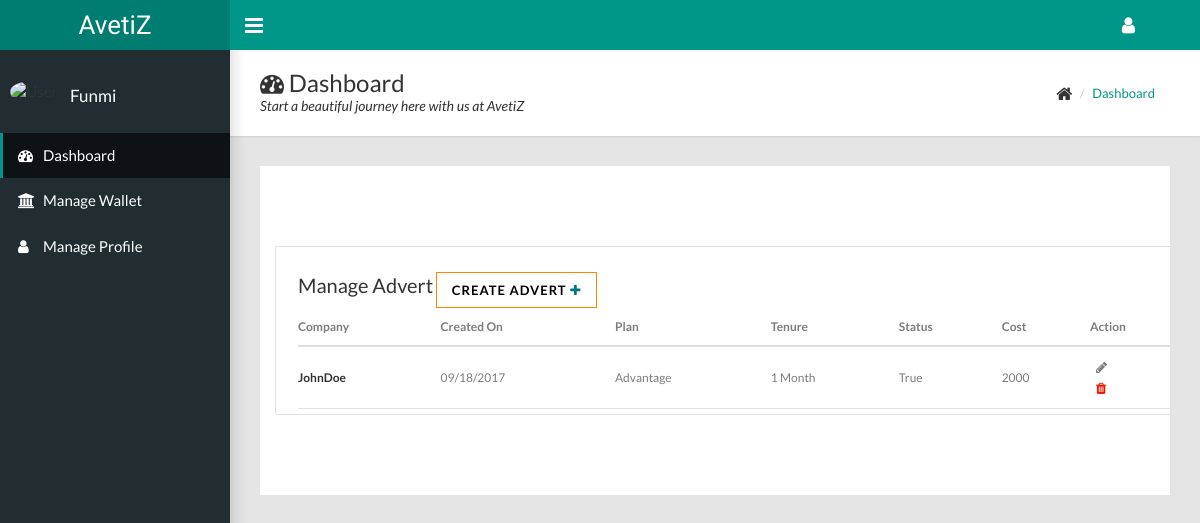
The page /dashboard/advert_list/ (signed in) on the database its author committed.
### advert/models.py (models this page shows, shortened)
class Advert(models.Model):
	company=models.CharField(max_length=70)
	advert_banner=models.ImageField(upload_to='media')
	advert_desc=models.TextField()
	duration=models.CharField(max_length=50,null=True, choices=(('1 Week', '1 Week'), ('1 Month', '1 Month'),('Quaterly', 'Quaterly'), ('Anually', 'Anually')))
	status=models.BooleanField(default=False)
	publisher=models.ForeignKey(User, null=True)
	payt_status=models.BooleanField(default=False)
	created_on=models.DateField(auto_now=True)
	plan=models.ForeignKey(advertPlan, null=True)
	advert_cost=models.IntegerField(null=True)
	link=models.URLField(null=True)

class advertPlan(models.Model):
	name=models.CharField(max_length=50, null=True)
	cost=models.IntegerField(null=True)

### advert/views.py (the view)
class AdvertListView(LoginRequiredMixin,ListView):
	model=Advert
	template_name='advert/advert.html'
	login_url='account/login'
	context_object_name='adverts'
	def get_queryset(self):
		return Advert.objects.filter(publisher=self.request.user)

### advert/templates/advert/advert.html (shortened to what this page needs)
{% extends 'advert/base.html' %}
{% block content %}
<main id="maincontent">
  <section class="manage">
    <div class="container">
      <div class="row">
      	<div class="col-md-10 js-post-list ">
      	<div class="panel-body">
		  <div class="job_title">Manage Advert</div>
		  <button class="createbtn btn btn-primary js-add-advert " data-url="{% url 'advert:create_advert' %}">Create Advert <i class="fa fa-plus" style="color:#017583;"></i></button>
		    <table class="table" id="product-table">
		      <thead >
		      	<tr>
			          <th class="mobile_no"><strong>Company</strong></th>
			          <th class="mobile_no"><strong>Created On</strong></th>
			          <th class=""><strong>Plan</strong></th>
			          <th><strong>Tenure</strong></th>
			          <th><strong>Status</strong></th>
			          <th><strong>Cost</strong></th>
			          <th><strong>Action</strong></th>
			    </tr>
		      </thead>
		      <tbody>
          			{% include 'advert/includes/partial_advert_list.html' %}
			   </tbody>
			</table>
			</div>
         </div>
      </div>
    </div>
  </section>
</main>
{% endblock %}

### advert/templates/advert/base.html (shortened to what this page needs)
{% load static %}
<!DOCTYPE html>
<html>
  <head>
    <link rel="stylesheet" type="text/css" href="{% static 'css/main.css' %}">
     <link rel="stylesheet" type="text/css" href="{% static 'css/dash.css' %}">
    <link rel="stylesheet" type="text/css" href="https://maxcdn.bootstrapcdn.com/font-awesome/4.7.0/css/font-awesome.min.css">
  </head>
  <body class="sidebar-mini fixed">
    <div class="wrapper">
      <header class="main-header hidden-print"><a class="logo" href="{% url 'blog:post_list' %}">AvetiZ</a>
        <nav class="navbar navbar-static-top">
          <a class="sidebar-toggle" href="#" data-toggle="offcanvas"></a>
          <div class="navbar-custom-menu">
            <ul class="top-nav">
              <li class="dropdown"><a class="dropdown-toggle" href="#" data-toggle="dropdown" role="button" aria-haspopup="true" aria-expanded="false"><i class="fa fa-user fa-lg"></i></a>
              </li>
            </ul>
          </div>
        </nav>
      </header>
      <aside class="main-sidebar hidden-print">
        <section class="sidebar">
          <div class="user-panel">
            <div class="pull-left image"><img class="img-circle" src="https://s3.amazonaws.com/uifaces/faces/twitter/jsa/48.jpg" alt="User Image"></div>
            <div class="pull-left info">
              <p style="text-transform:capitalize;" >{{request.user.first_name}}</p>
            </div>
          </div>
          <ul class="sidebar-menu">
            <li class="active"><a href="{% url 'advert:dashboard' %}"><i class="fa fa-dashboard"></i><span>Dashboard</span></a></li>
            <li><a href="{% url 'advert:transaction_list' %}"><i class="fa fa-bank"></i><span>Manage Wallet</span></a></li>
            <li><a href="{% url 'advert:profile' %}"><i class="fa fa-user"></i><span>Manage Profile</span></a></li>
          </ul>
        </section>
      </aside>
      {% if xyzw %}
        {% block profile %}{% endblock %}
      {% else %}
      <div class="content-wrapper">
        <div class="page-title">
          <div>
            <h1><i class="fa fa-dashboard"></i> Dashboard</h1>
            <p>Start a beautiful journey here with us at AvetiZ</p>
          </div>
          <div>
            <ul class="breadcrumb">
              <li><i class="fa fa-home fa-lg"></i></li>
              <li><a href="{% url 'advert:dashboard'%}">Dashboard</a></li>
            </ul>
          </div>
        </div>
        {% block content %}{% endblock %}
      </div>
    {% endif %}
    </div>
  </body>
</html>

### advert/templates/advert/includes/partial_advert_list.html
  {% for advert in adverts %}
        <tr>
          <td class="mobile_no"><h1><strong>{{advert.company}}</strong></h1></td>
          <td class="mobile_no">{{advert.created_on|date:"SHORT_DATE_FORMAT"}}</td>
          <td class="">{{advert.plan.name}}</td>
          <td>{{advert.duration}}</td>
          <td>{{advert.status}}</td>
          <td>{{advert.advert_cost}}</td>
          <td> <button data-toggle="tooltip"  title="Edit Advert" data-url="{% url 'advert:update_advert' advert.id %}"  class="js-update-product buttonicon"><span><i  class="fa fa-pencil" ></i></span></button>
          <br>
          <button data-toggle="tooltip"  title="Delete Advert" data-url="{% url 'advert:delete_advert' advert.id %}"  class="js-delete-product buttonicon"><span><i style="color:#f11300 ; " class="fa fa-trash"></i></span></button>
          <br>
          </td>
        </tr>
{% endfor %}

### blog/static/css/dash.css (style rules this page uses)
a { text-decoration: none; }
#maincontent { padding: 80px 0px; position: relative; overflow: hidden; float: left; width: 100%; }
.manage .panel-body { padding-bottom: 5px; }
.panel-body { border: solid 1px #e1e1e1; border-radius: 2px; padding: 22px; position: relative; }
.job_title { color: #333; font-size: 20px; line-height: 33px; font-weight: 500; display:inline; }
.table { margin-bottom: 0px; }
tr { border-bottom: solid 1px #e1e1e1; }
.manage .table>thead>tr>th { padding-left: 0px; }
.table>thead>tr>th { font-size: 13px; color: #333; }
.table>tbody>tr>td, .table>tbody>tr>th, .table>tfoot>tr>td, .table>tfoot>tr>th, .table>thead>tr>td, .table>thead>tr>th { border-top: 0px; font-size: 12px; vertical-align: middle; color: #7d7d7d; padding: 10px; padding-left: 0px; }
.table>tbody>tr>td h1 { font-size: 12px; color: #333; line-height: 30px; font-weight: 500; margin: 0px; }
.table>tbody>tr>td span { color: #7d7d7d; font-size: 13px; display: block; }
.createbtn { border-radius:0px; background:transparent; border-style: solid; border-color: #ff8800; border-width: 1px; color:#000; }
.buttonicon { background-color: transparent; border-style: none; }
#maincontent { background-color: #fff; }

### rows shown on the page
Advert: company "JohnDoe", created_on "09/18/2017", plan.name "Advantage", duration "1 Month", status "True", advert_cost "2000"

### other values the page prints
{{ request.user.first_name }} "Funmi"
